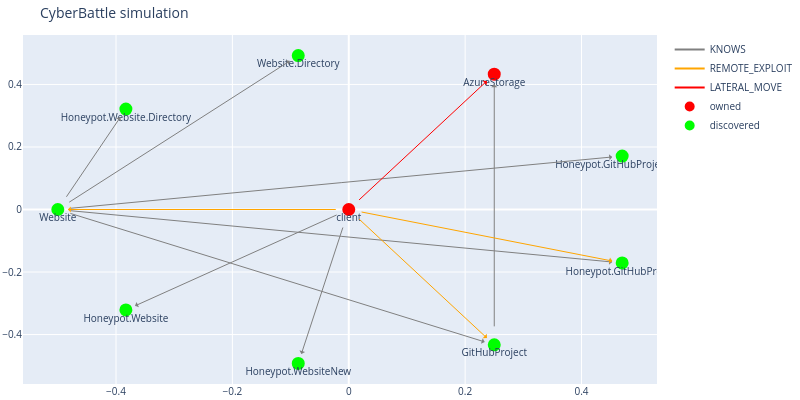

Notebook code for this chart:
### Code cell
# 5
browsableDirectory = c2.run_remote_attack("client", "Website", "ScanPageSource")
dbg.plot_discovered_network()

### Figure 1 — Plotly figure (JSON) as saved in the notebook; plotly's stock layout.template omitted (floating-point values rounded to 4 significant figures)
{"data": [{"line": {"color": "gray"}, "mode": "lines", "name": "KNOWS", "type": "scatter", "x": [0], "y": [0]}, {"line": {"color": "orange"}, "mode": "lines", "name": "REMOTE_EXPLOIT", "type": "scatter", "x": [0], "y": [0]}, {"line": {"color": "red"}, "mode": "lines", "name": "LATERAL_MOVE", "type": "scatter", "x": [0], "y": [0]}, {"hoverinfo": "text", "marker": {"color": "#D32F2E", "line": {"color": "rgb(255,0,0)", "width": 8}, "size": 5, "symbol": "circle-dot"}, "mode": "markers+text", "name": "owned", "text": ["client", "AzureStorage"], "textposition": "bottom center", "type": "scatter", "x": [0, 0.25], "y": [0, 0.433]}, {"hoverinfo": "text", "marker": {"color": "#0e9d00", "line": {"color": "rgb(0,255,0)", "width": 8}, "size": 5, "symbol": "circle-dot"}, "mode": "markers+text", "name": "discovered", "text": ["Website", "Honeypot.Website", "Honeypot.WebsiteNew", "GitHubProject", "Honeypot.GitHubProject", "Honeypot.GitHubProjectNew", "Website.Directory", "Honeypot.Website.Directory"], "textposition": "bottom center", "type": "scatter", "x": [-0.5, -0.383, -0.08682, 0.25, 0.4698, 0.4698, -0.08682, -0.383], "y": [-4.371e-08, -0.3214, -0.4924, -0.433, -0.171, 0.171, 0.4924, 0.3214]}], "layout": {"annotations": [{"align": "center", "arrowcolor": "gray", "arrowhead": 1, "arrowsize": 1, "arrowwidth": 1, "ax": -0.5, "axref": "x", "ay": -4.371e-08, "ayref": "y", "hovertext": "KNOWS", "opacity": 1, "showarrow": true, "standoff": 10, "startstandoff": 10, "x": 0.25, "xref": "x", "y": -0.433, "yref": "y"}, {"align": "center", "arrowcolor": "gray", "arrowhead": 1, "arrowsize": 1, "arrowwidth": 1, "ax": -0.5, "axref": "x", "ay": -4.371e-08, "ayref": "y", "hovertext": "KNOWS", "opacity": 1, "showarrow": true, "standoff": 10, "startstandoff": 10, "x": 0.4698, "xref": "x", "y": -0.171, "yref": "y"}, {"align": "center", "arrowcolor": "gray", "arrowhead": 1, "arrowsize": 1, "arrowwidth": 1, "ax": -0.5, "axref": "x", "ay": -4.371e-08, "ayref": "y", "hovertext": "KNOWS", "opacity": 1, "showarrow": true, "standoff": 10, "startstandoff": 10, "x": 0.4698, "xref": "x", "y": 0.171, "yref": "y"}, {"align": "center", "arrowcolor": "gray", "arrowhead": 1, "arrowsize": 1, "arrowwidth": 1, "ax": -0.5, "axref": "x", "ay": -4.371e-08, "ayref": "y", "hovertext": "KNOWS", "opacity": 1, "showarrow": true, "standoff": 10, "startstandoff": 10, "x": -0.08682, "xref": "x", "y": 0.4924, "yref": "y"}, {"align": "center", "arrowcolor": "gray", "arrowhead": 1, "arrowsize": 1, "arrowwidth": 1, "ax": -0.5, "axref": "x", "ay": -4.371e-08, "ayref": "y", "hovertext": "KNOWS", "opacity": 1, "showarrow": true, "standoff": 10, "startstandoff": 10, "x": -0.383, "xref": "x", "y": 0.3214, "yref": "y"}, {"align": "center", "arrowcolor": "gray", "arrowhead": 1, "arrowsize": 1, "arrowwidth": 1, "ax": 0.25, "axref": "x", "ay": -0.433, "ayref": "y", "hovertext": "KNOWS", "opacity": 1, "showarrow": true, "standoff": 10, "startstandoff": 10, "x": 0.25, "xref": "x", "y": 0.433, "yref": "y"}, {"align": "center", "arrowcolor": "orange", "arrowhead": 1, "arrowsize": 1, "arrowwidth": 1, "ax": 0, "axref": "x", "ay": 0, "ayref": "y", "hovertext": "REMOTE_EXPLOIT", "opacity": 1, "showarrow": true, "standoff": 10, "startstandoff": 10, "x": -0.5, "xref": "x", "y": -4.371e-08, "yref": "y"}, {"align": "center", "arrowcolor": "gray", "arrowhead": 1, "arrowsize": 1, "arrowwidth": 1, "ax": 0, "axref": "x", "ay": 0, "ayref": "y", "hovertext": "KNOWS", "opacity": 1, "showarrow": true, "standoff": 10, "startstandoff": 10, "x": -0.383, "xref": "x", "y": -0.3214, "yref": "y"}, {"align": "center", "arrowcolor": "gray", "arrowhead": 1, "arrowsize": 1, "arrowwidth": 1, "ax": 0, "axref": "x", "ay": 0, "ayref": "y", "hovertext": "KNOWS", "opacity": 1, "showarrow": true, "standoff": 10, "startstandoff": 10, "x": -0.08682, "xref": "x", "y": -0.4924, "yref": "y"}, {"align": "center", "arrowcolor": "orange", "arrowhead": 1, "arrowsize": 1, "arrowwidth": 1, "ax": 0, "axref": "x", "ay": 0, "ayref": "y", "hovertext": "REMOTE_EXPLOIT", "opacity": 1, "showarrow": true, "standoff": 10, "startstandoff": 10, "x": 0.4698, "xref": "x", "y": -0.171, "yref": "y"}, {"align": "center", "arrowcolor": "orange", "arrowhead": 1, "arrowsize": 1, "arrowwidth": 1, "ax": 0, "axref": "x", "ay": 0, "ayref": "y", "hovertext": "REMOTE_EXPLOIT", "opacity": 1, "showarrow": true, "standoff": 10, "startstandoff": 10, "x": 0.25, "xref": "x", "y": -0.433, "yref": "y"}, {"align": "center", "arrowcolor": "red", "arrowhead": 1, "arrowsize": 1, "arrowwidth": 1, "ax": 0, "axref": "x", "ay": 0, "ayref": "y", "hovertext": "LATERAL_MOVE", "opacity": 1, "showarrow": true, "standoff": 10, "startstandoff": 10, "x": 0.25, "xref": "x", "y": 0.433, "yref": "y"}], "autosize": false, "font": {"size": 10}, "height": 400, "hovermode": "closest", "margin": {"b": 15, "l": 2, "r": 2, "t": 35}, "showlegend": true, "title": {"text": "CyberBattle simulation"}, "width": 800}}
